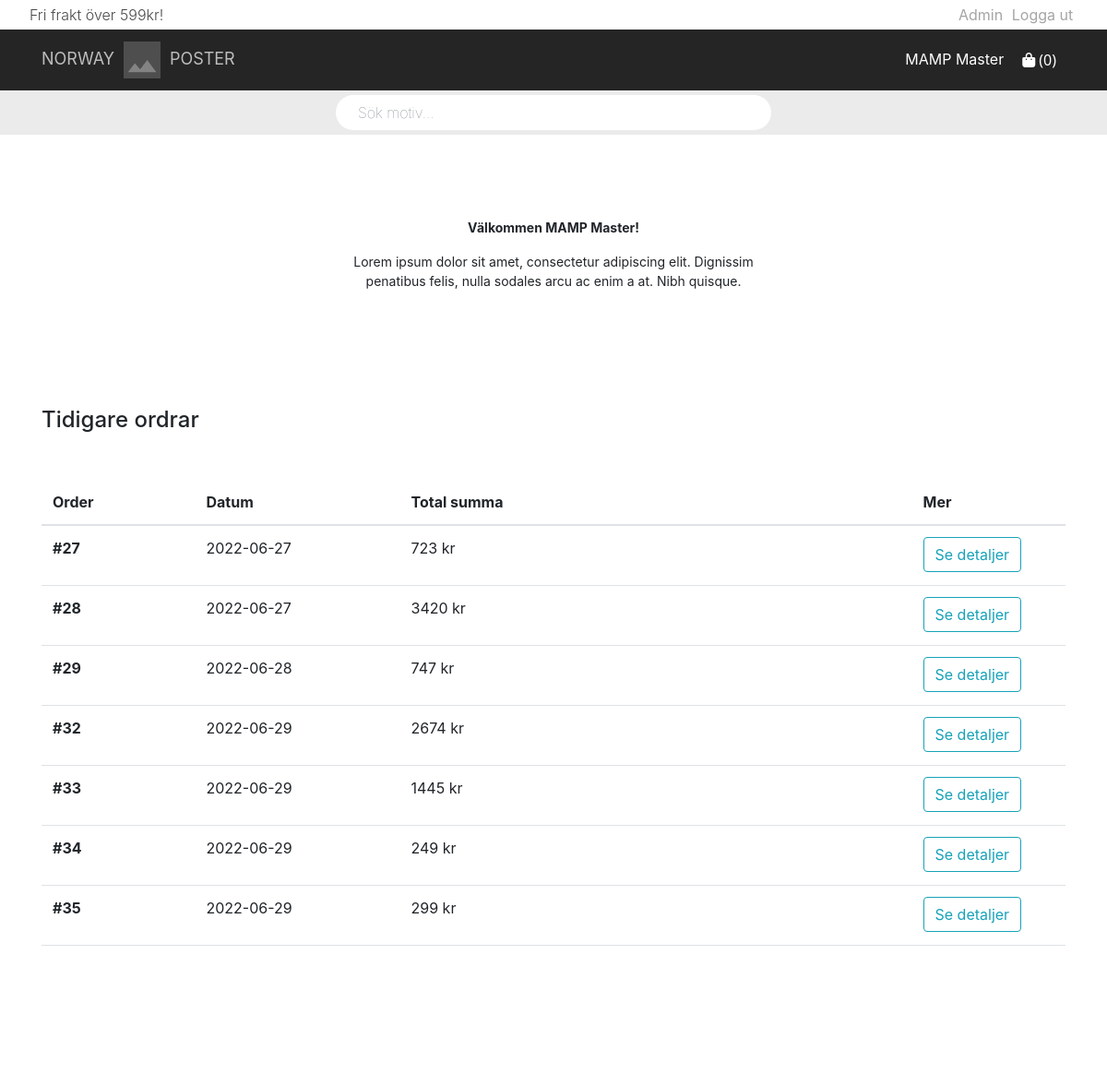
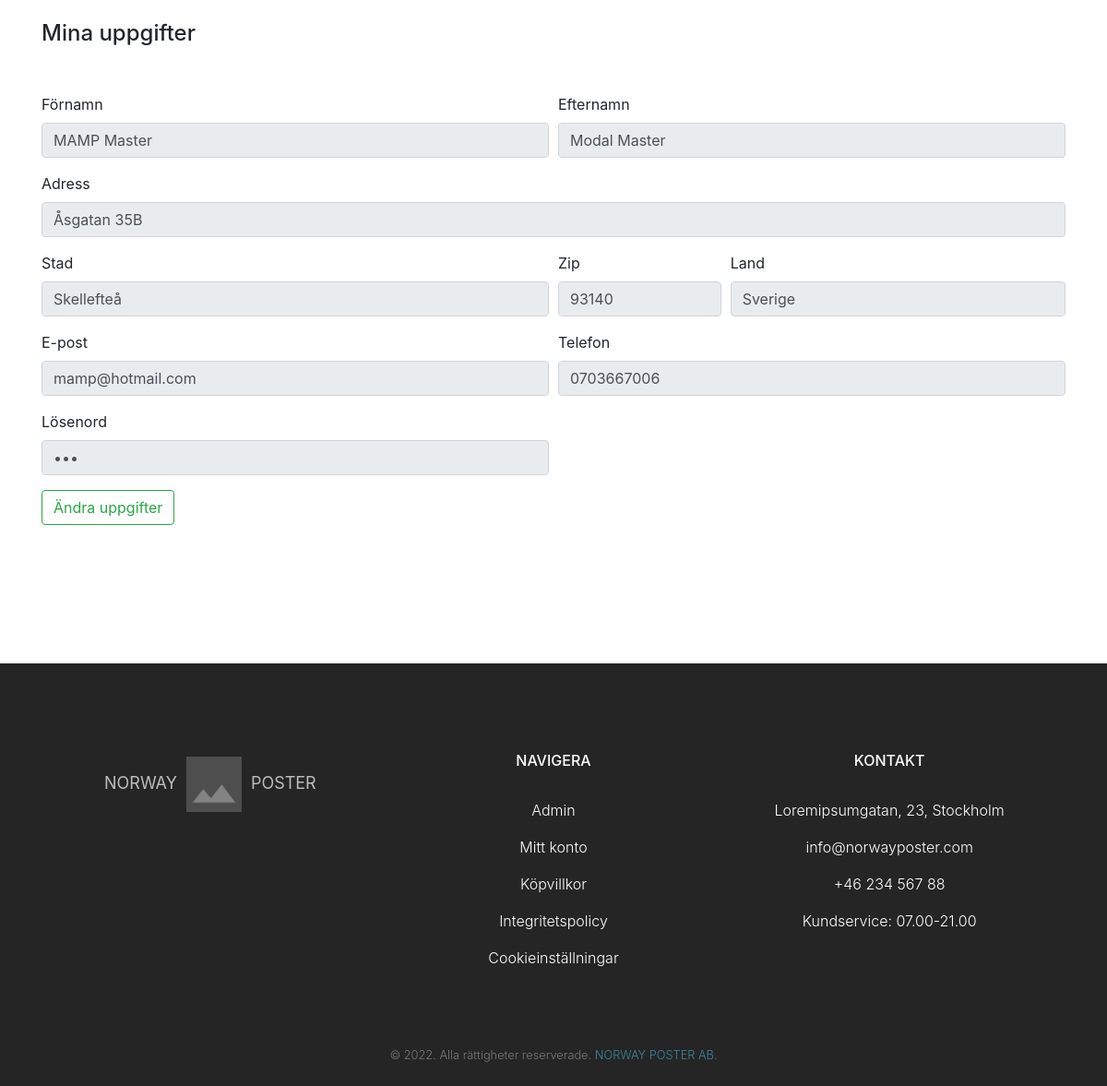
/public/user/user.php (signed in), run on the app's committed database (2 pictures, top to bottom).
### tables this page shows
CREATE TABLE `users` (
  `id` int(11) NOT NULL,
  `first_name` varchar(60) NOT NULL,
  `last_name` varchar(60) NOT NULL,
  `email` varchar(150) NOT NULL,
  `password` varchar(60) NOT NULL,
  `phone` varchar(60) NOT NULL,
  `street` varchar(255) NOT NULL,
  `postal_code` varchar(255) NOT NULL,
  `city` varchar(90) NOT NULL,
  `country` varchar(90) NOT NULL,
  `create_date` timestamp NOT NULL DEFAULT CURRENT_TIMESTAMP
);

CREATE TABLE `orders` (
  `id` int(9) NOT NULL,
  `user_id` int(9) NOT NULL,
  `total_price` int(9) NOT NULL,
  `billing_full_name` varchar(150) NOT NULL,
  `billing_street` varchar(100) NOT NULL,
  `billing_postal_code` varchar(100) NOT NULL,
  `billing_city` varchar(100) NOT NULL,
  `billing_country` varchar(100) NOT NULL,
  `create_date` timestamp NOT NULL DEFAULT CURRENT_TIMESTAMP
);

### src/config.php (called while the page is built, shortened)
<?php
require(SRC_PATH . '/dbconnect.php');
require(SRC_PATH . '/app/CrudOperations.php');
$orderDbHandler = new OrderDbHandler($pdo);
$globalDbHandler = new GlobalDbHandler($pdo);

### src/app/CrudOperations.php (called while the page is built, shortened)
<?php
class GlobalDbHandler
{
    public function __construct($pdo)
    {
        $this->pdo = $pdo;
    }
    public function fetchById($id, $tableName)
    {
        $sql = "
        SELECT * FROM $tableName
        WHERE id = :id
        ";
        $stmt = $this->pdo->prepare($sql);
        $stmt->bindParam(':id', $id);
        $stmt->execute();
        return $stmt->fetch();
    }
}
class OrderdbHandler
{
    public function __construct($pdo)
    {
        $this->pdo = $pdo;
    }
    public function fetchByOrders($id, $tableName)
    {
        $sql = "
        SELECT * FROM $tableName
        WHERE user_id = :id
        ";
        $stmt = $this->pdo->prepare($sql);
        $stmt->bindParam(':id', $id);
        $stmt->execute();
        return $stmt->fetchAll();
    }
}

### public/user/user.php (the view, shortened to what this page needs)
<?php
require('../../src/config.php');
$user = $globalDbHandler->fetchById($_SESSION['id'], "users");
$userOrders = $orderDbHandler->fetchByOrders($_SESSION['id'], "orders");
?>
<?php include('../layout/header.php'); ?>
<div class="container">
  <div class="row">
    <div class="info">
      <p><b>Välkommen <?= ucfirst($user['first_name']) ?>!</b></p>
      <p>Lorem ipsum dolor sit amet, consectetur adipiscing elit. Dignissim penatibus felis, nulla sodales arcu ac enim a at. Nibh quisque.
      </p>
    </div>
  </div>
  <div class="container-small">
    <h4>Tidigare ordrar</h4>
    <table class="table table-user">
      <thead>
        <tr>
          <th scope="col">Order</th>
          <th scope="col">Datum</th>
          <th scope="col" colspan="2">Total summa</th>
          <th scope="col">Mer</th>
        </tr>
      </thead>
      <tbody>
        <?php foreach ($userOrders as $orders) {
          $createDate = new DateTime($orders['create_date']);
          $newDate = $createDate->format('Y-m-d');
        ?>
          <tr>
            <th scope="row">#<?= $orders['id'] ?></th>
            <td>
              <p><?= $newDate ?></p>
            </td>
            <td colspan="2"><?= $orders['total_price'] ?> kr</td>
            <td>
              <a href="user-order-details.php?id=<?php echo htmlentities($orders['id']); ?>"> <button class="btn btn-outline-info">Se detaljer</button> </a>
            </td>
          </tr>
        <?php } ?>
      </tbody>
      <tfoot>
        <tr>
          <td></td>
          <td></td>
          <td></td>
          <td></td>
          <td></td>
        </tr>
      </tfoot>
    </table>
  </div>
  <div class="container-small">
    <h4>Mina uppgifter</h4>
    <form action="" id="init-form">
      <div class="form-row">
        <div class="form-group col-md-6">
          <label for="cart_first_name">Förnamn</label>
          <input type="text" id="first_name" readonly class="form-control" name="first_name" value="<?= htmlentities($user['first_name']) ?>">
        </div>
        <div class="form-group col-md-6">
          <label for="cart_last_name">Efternamn</label>
          <input type="text" id="last_name" readonly class="form-control" name="last_name" value="<?= htmlentities($user['last_name']) ?>">
        </div>
      </div>
      <div class="form-group">
        <label for="cart_street">Adress</label>
        <input type="text" id="street" readonly class="form-control" name="street" value="<?= htmlentities($user['street']) ?>">
      </div>
      <div class="form-row">
        <div class="form-group col-md-6">
          <label for="cart_city">Stad</label>
          <input type="text" id="city" readonly class="form-control" name="city" value="<?= htmlentities($user['city']) ?>">
        </div>
        <div class="form-group col-md-2">
          <label for="cart_postal_code">Zip</label>
          <input type="text" id="postal_code" readonly class="form-control" name="postal_code" value="<?= htmlentities($user['postal_code']) ?>">
        </div>
        <div class="form-group col-md-4">
          <label for="cart_country">Land</label>
          <input type="text" id="country" readonly class="form-control" name="country" value="<?= htmlentities($user['country']) ?>">
        </div>
      </div>
      <div class="form-row">
        <div class="form-group col-md-6">
          <label for="cart_email">E-post</label>
          <input type="text" id="email" readonly class="form-control" name="email" value="<?= htmlentities($user['email']) ?>">
        </div>
        <div class="form-group col-md-6">
          <label for="cart_phone">Telefon</label>
          <input type="text" id="phone" readonly class="form-control" name="phone" value="<?= htmlentities($user['phone']) ?>">
        </div>
      </div>
      <div class="form-row">
        <div class="form-group col-md-6">
          <label for="cart_passord">Lösenord</label>
          <input type="password" readonly class="form-control" name="password" value="***">
        </div>
      </div>
      <button type="button" class="btn btn-outline-success" data-toggle="modal" data-target="#updateModal" data-first_name="<?= htmlentities($user['first_name']) ?>" data-last_name="<?= htmlentities($user['last_name']) ?>" data-street="<?= htmlentities($user['street']) ?>" data-city="<?= htmlentities($user['city']) ?>" data-postal_code="<?= htmlentities($user['postal_code']) ?>" data-country="<?= htmlentities($user['country']) ?>" data-email="<?= htmlentities($user['email']) ?>" data-phone="<?= htmlentities($user['phone']) ?>" data-password="<?= htmlentities($user['password']) ?>" data-id="<?= htmlentities($user['id']) ?>">
        Ändra uppgifter
      </button>
    </form>
  </div>
</div>
<?php include('../layout/footer.php'); ?>

### public/layout/header.php (shortened to what this page needs)
<!DOCTYPE html>
<html lang="en">
<head>
  <link rel="stylesheet" href="https://cdn.jsdelivr.net/npm/bootstrap@4.3.1/dist/css/bootstrap.min.css">
  <link rel="stylesheet" href="https://cdnjs.cloudflare.com/ajax/libs/font-awesome/4.7.0/css/font-awesome.min.css">
  <link rel="stylesheet" type="text/css" href="/kunskapskontroll-2_e-commerce/public/css/styles.css?v=<?php echo time(); ?>">
  <link rel="stylesheet" href="https://cdnjs.cloudflare.com/ajax/libs/font-awesome/6.0.0/css/all.min.css" />
</head>
<body>
  <header class="user-header">
    <div class="admin-container">
      <span>
        Fri frakt över 599kr!
      </span>
      <div class="admin-nav">
        <a href="/kunskapskontroll-2_e-commerce/public/admin/index.php">Admin</a>
        <?php if (isset($_SESSION["email"])) { ?>
          <a href="/kunskapskontroll-2_e-commerce/public/user/user-logout.php">Logga ut</a>
        <?php } else { ?>
          <div></div>
        <?php } ?>
      </div>
    </div>
    <nav id="main-nav" class="navbar navbar-expand-md navbar-dark main-nav">
      <div class="container">
        <a href="/kunskapskontroll-2_e-commerce/public/index.php" class="navbar-brand order-first order-md-0 mx-0" href="#"><img class="logo" src="/kunskapskontroll-2_e-commerce/public/img/logo.png" width="40px" height="40px" alt="logga"></a>
        <div class="collapse navbar-collapse w-100">
          <ul class="nav navbar-nav ml-auto">
            <li class="nav-item">
              <?php if (isset($_SESSION["email"])) { ?>
                <span class="log-out-link"><a href="/kunskapskontroll-2_e-commerce/public/user/user.php"><?= ucfirst($_SESSION['first_name']) ?></a></span>
              <?php } else { ?>
                <a href="/kunskapskontroll-2_e-commerce/public/user/user.php">
                  <i class="fa fa-user fa-lg user-icon"></i>
                </a>
              <?php } ?>
            </li>
            <?php include(ROOT_PATH . 'public/cart/cart.php'); ?>
          </ul>
        </div>
      </div>
    </nav>
    <div class="search-bar">
      <form id="search-form" action="#">
        <div class="input-group search-absolute mb-4 p-1">
          <input id="searchInput" type="search" placeholder="Sök motiv..." aria-describedby="button-addon3" class="form-control bg-none border-0  rounded-pill" autocomplete="off">
        </div>
      </form>
    </div>
  </header>

### public/cart/cart.php (shortened to what this page needs)
<?php
$cartTotalItems = 0;
?>
<div class="cart">
  <div class="dropdown">
    <i class="fa fa-shopping-bag shopping-icon" id="dropdownMenuButton" data-toggle="dropdown" aria-haspopup="true" aria-expanded="false">
      <span class="total-amount-header">(<?= $cartTotalItems  ?>)</span>
    </i>
  </div>
</div>

### public/layout/footer.php (shortened to what this page needs)
<footer class="text-center pt-5 text-lg-start text-dark">
  <section class="">
    <div class="container text-center text-md-start mt-5">
      <div class="row mt-3">
        <div class="col-md-3 col-lg-4 col-xl-3 mx-auto mb-4">
          <a class="navbar-brand" href="#"><img class="logo text-logo" src="/kunskapskontroll-2_e-commerce/public/img/logo.png" width="60px" height="60px" alt="logga"></a>
        </div>
        <div class="col-md-3 col-lg-2 col-xl-2 mx-auto mb-4">
          <h6 class="text-uppercase text-white">Navigera</h6>
          <br>
          <p>
            <a href="#!" class="text-white font-weight-light">Admin</a>
          </p>
          <p>
            <a href="#!" class="text-white font-weight-light">Mitt konto</a>
          </p>
          <p>
            <a href="#!" class="text-white font-weight-light">Köpvillkor</a>
          </p>
          <p>
            <a href="#!" class="text-white font-weight-light">Integritetspolicy</a>
          </p>
          <p>
            <a href="#!" class="text-white font-weight-light">Cookieinställningar</a>
          </p>
        </div>
        <div class="col-md-4 col-lg-3 col-xl-3 mx-auto mb-md-0 mb-4 text-white font-weight-light">
          <h6 class="text-uppercase fw-bold">Kontakt</h6>
          <br>
          <p>Loremipsumgatan, 23, Stockholm</p>
          <p>info@norwayposter.com</p>
          <p>+46 234 567 88</p>
          <p>Kundservice: 07.00-21.00</p>
        </div>
      </div>
    </div>
  </section>
  <div class="text-center small font-weight-light p-4 copyright">
    © 2022. Alla rättigheter reserverade.
    <a class="" href="#"><?= strtoupper("norway poster AB") ?></a>.
  </div>
</footer>
</body>
</html>

### public/css/header.css (style rules this page uses)
.admin-container { min-height: 4vh; display: flex; justify-content: space-between; align-items: center; background-color: white; color: gray; padding: 0 2rem; }
.admin-container span { color: #4a4a4a; font-weight: 300; }
.search-bar { min-height: 6vh; background-color: #ebebeb; position: relative; }
.search-absolute { width: 40%; margin: 0 auto; position: absolute; top: 50%; left: 50%; transform: translate(-50%, -50%); }
#main-nav { background-color: #252525; min-height: 7vh; }
.admin-nav { display: flex; min-height: 4vh; align-items: center; }
.admin-nav a { padding: 0 0.3rem; color: #a5a5a5; }
nav a { color: white; }
.navbar-brand::before { content: "Norway"; text-transform: uppercase; color: #bdbdbd; font-size: 18px; }
.navbar-brand::after { content: "Poster"; text-transform: uppercase; color: #bdbdbd; font-size: 18px; }
.logo { margin: 0 10px; }
#search-form input[type="search"] { font-weight: lighter; padding-left: 1.5rem; }
.shopping-icon { color: white; line-height: 2rem; padding: 10px; }
.fa-shopping-bag { line-height: 2rem; }
.log-out-link { padding: 10px; line-height: 2.2rem; }
.total-amount-header { font-family: system-ui, -apple-system, BlinkMacSystemFont, "Segoe UI", Roboto, Oxygen, Ubuntu, Cantarell, "Open Sans", "Helvetica Neue", sans-serif; font-weight: 500; }

### public/css/index.css (style rules this page uses)
.info { margin: 90px 0px; width: 500px; text-align: center; font-size: 14px; }
.row { display: flex; flex-direction: row; justify-content: center; margin-bottom: 20px; }
footer { background-color: #252525; }
.copyright { color: #797979; }

### public/css/global.css (style rules this page uses)
* { margin: 0; padding: 0; box-sizing: border-box; }
:root { --blue: #3d86a0; --primary: #3d86a0; }
a { color: #3d86a0; }
footer { margin-top: 100px; }

### public/css/checkout.css (style rules this page uses)
.container-small { margin-bottom: 150px; }
.container-small h4 { margin-bottom: 50px; }

### public/css/user.css (style rules this page uses)
.table-user thead td, .table-user thead th, .table-order thead td, .table-order thead th { border-top: none; }
.table-user thead tr th:nth-child(1) { width: 15%; }
.table-user thead tr th:nth-child(2) { width: 20%; }
.table-user thead tr th:nth-child(3) { width: 50%; }

### data on the page
users: first_name "MAMP Master", last_name "Modal Master", street "Åsgatan 35B", city "Skellefteå", postal_code "93140", country "Sverige", email "mamp@hotmail.com", phone "0703667006"
orders: id "27", create_date "2022-06-27", total_price "723"
orders: id "28", create_date "2022-06-27", total_price "3420"
orders: id "29", create_date "2022-06-28", total_price "747"
orders: id "32", create_date "2022-06-29", total_price "2674"
orders: id "33", create_date "2022-06-29", total_price "1445"
orders: id "34", create_date "2022-06-29", total_price "249"
orders: id "35", create_date "2022-06-29", total_price "299"

### other printed values
$_SESSION['first_name'] "MAMP Master"
$cartTotalItems "0"
